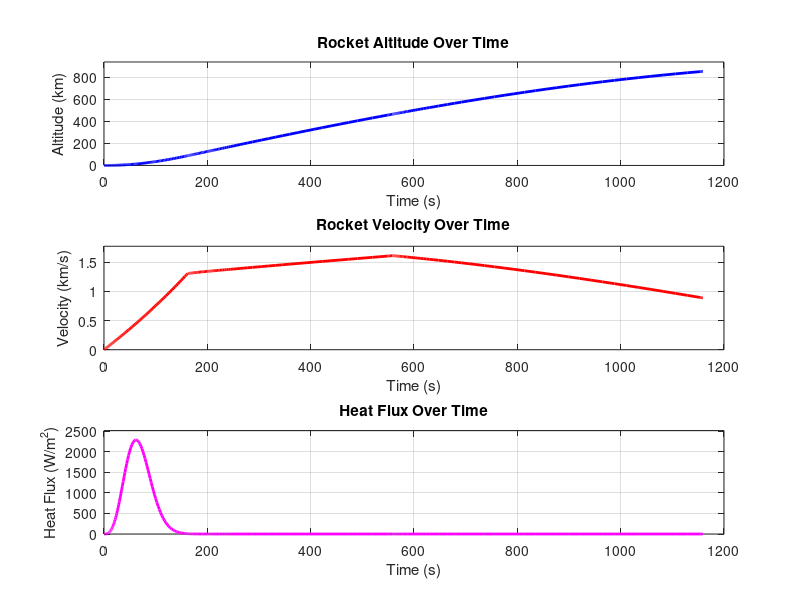

Recreate this plot in MATLAB.
% Two-Stage Rocket Ascent Simulation with Gravity Turn and Heat Flux
% Simulating Falcon 9's Ascent to Low Earth Orbit (LEO)
% Author: [Your Name]
% Date: [Today's Date]

clear; clc; close all;

%% 1. Constants and Parameters

% Earth Parameters
Re = 6371000; % Earth's radius (m)
mu = 3.986004418e14; % Earth's gravitational parameter (m^3/s^2)
g0 = 9.80665; % Sea-level gravitational acceleration (m/s^2)

% Atmospheric Model Parameters
rho0 = 1.225; % Sea-level atmospheric density (kg/m^3)
H_atm = 8500; % Scale height of atmosphere (m)

% Rocket Parameters
% Stage 1 Parameters
stage1.thrust = 7.607e6; % Thrust (N) [Equivalent to Falcon 9 first stage]
stage1.Isp = 282; % Specific Impulse (s) [Typical Merlin 1D sea level]
stage1.mass_dry = 50000; % Dry mass (kg)
stage1.mass_fuel = 830000; % Fuel mass (kg) [Adjusted for sufficient delta-V]
stage1.burn_time = 162; % Burn time (s)

% Stage 2 Parameters
stage2.thrust = 1.000e6; % Thrust (N) [Approximate Merlin Vacuum]
stage2.Isp = 348; % Specific Impulse (s) [Typical Merlin 1D vacuum]
stage2.mass_dry = 12000; % Dry mass (kg)
stage2.mass_fuel = 219420; % Fuel mass (kg) [Adjusted for sufficient delta-V]
stage2.burn_time = 397; % Burn time (s)

% Combined Parameters
stages = {stage1, stage2}; % Cell array to hold stages

% Rocket Cross-Sectional Area and Drag Coefficient
A = 10; % Cross-sectional area (m^2) [Adjust as per rocket design]
Cd = 0.5; % Drag coefficient (dimensionless)

% Gravity Turn Parameters
% Initial Flight Path Angle (degrees)
initial_theta = 90; % Vertical launch

% Final Flight Path Angle (degrees)
final_theta = 0; % Horizontal launch for orbital insertion

% Time over which to perform the gravity turn (seconds)
gravity_turn_time = 200; % Duration of gravity turn

%% 2. Initial Conditions

% Initial State Vector: [x, y, vx, vy, mass]
% x: Horizontal position (m)
% y: Vertical position (m)
% vx: Horizontal velocity (m/s)
% vy: Vertical velocity (m/s)
% mass: Current mass (kg)

initial_mass = stages{1}.mass_dry + stages{1}.mass_fuel + stages{2}.mass_dry + stages{2}.mass_fuel;
initial_state = [0; 0; 0; 0; initial_mass]; % Starting at rest on the ground

%% 3. Simulation Time

t_start = 0;
t_end = stages{1}.burn_time + stages{2}.burn_time + 600; % Extended extra time after burns for orbital stability
t_span = [t_start t_end];

%% 4. Define the ODE System

% Define the ODE function with stage handling and gravity turn
function dstate_dt = rocket_ascent_ode(t, state, stages, A, Cd, rho0, H_atm, mu, Re, g0, initial_theta, final_theta, gravity_turn_time)
    % Unpack state
    x = state(1); % Horizontal position (m)
    y = state(2); % Vertical position (m)
    vx = state(3); % Horizontal velocity (m/s)
    vy = state(4); % Vertical velocity (m/s)
    mass = state(5); % Current mass (kg)
    
    % Calculate radial distance from Earth's center
    r = Re + y;
    
    % Determine current stage based on time
    if t <= stages{1}.burn_time
        current_stage = stages{1};
        stage_number = 1;
    elseif t <= (stages{1}.burn_time + stages{2}.burn_time)
        current_stage = stages{2};
        stage_number = 2;
    else
        current_stage = [];
        stage_number = 0;
    end
    
    % Calculate flight path angle (theta) for gravity turn
    if t <= gravity_turn_time
        theta = initial_theta - (initial_theta - final_theta) * (t / gravity_turn_time);
    else
        theta = final_theta;
    end
    theta_rad = deg2rad(theta); % Convert to radians
    
    % Calculate Thrust Components
    if ~isempty(current_stage)
        Fthrust = current_stage.thrust;
        Isp = current_stage.Isp;
        mdot = Fthrust / (Isp * g0); % Mass flow rate (kg/s)
        
        % Ensure we do not burn more fuel than available
        if mass <= (stages{1}.mass_dry + stages{2}.mass_dry)
            Fthrust = 0;
            mdot = 0;
        end
    else
        Fthrust = 0;
        mdot = 0;
    end
    
    % Update mass
    dm_dt = -mdot;
    if mass <= (stages{1}.mass_dry + stages{2}.mass_dry)
        dm_dt = 0;
    end
    
    % Atmospheric Density
    if y < 0
        rho = rho0; % Below ground level
    else
        rho = rho0 * exp(-y / H_atm);
    end
    
    % Calculate Velocity Magnitude
    v = sqrt(vx^2 + vy^2);
    
    % Calculate Drag Force
    Fd = 0.5 * rho * v^2 * Cd * A;
    
    % Components of Drag Force
    if v > 0
        Fdx = Fd * (vx / v);
        Fdy = Fd * (vy / v);
    else
        Fdx = 0;
        Fdy = 0;
    end
    
    % Gravitational Acceleration Components
    g = mu / (r)^2; % Gravitational acceleration magnitude (m/s^2)
    g_x = -mu * x / (r^3); % Gravitational acceleration component in x-direction
    g_y = -mu * y / (r^3); % Gravitational acceleration component in y-direction
    
    % Net Forces
    Fnet_x = Fthrust * cos(theta_rad) - Fdx + mass * g_x;
    Fnet_y = Fthrust * sin(theta_rad) - Fdy + mass * g_y;
    
    % Accelerations
    ax = Fnet_x / mass;
    ay = Fnet_y / mass;
    
    % Assign to output
    dx_dt = vx;
    dy_dt = vy;
    dvx_dt = ax;
    dvy_dt = ay;
    dmass_dt = dm_dt;
    
    dstate_dt = [dx_dt; dy_dt; dvx_dt; dvy_dt; dmass_dt];
end

%% 5. Run Simulation Using ode45

% Define the ODE function handle
ode_fun = @(t, y) rocket_ascent_ode(t, y, stages, A, Cd, rho0, H_atm, mu, Re, g0, initial_theta, final_theta, gravity_turn_time);

% Run the ODE solver with tighter tolerances for accuracy
options = odeset('RelTol',1e-8,'AbsTol',1e-10);
[t_sol, state_sol] = ode45(ode_fun, t_span, initial_state, options);

%% 6. Calculate Heat Flux Post-Simulation

% Extract Trajectory Data
x = state_sol(:,1); % Horizontal position (m)
y = state_sol(:,2); % Vertical position (m)
vx = state_sol(:,3); % Horizontal velocity (m/s)
vy = state_sol(:,4); % Vertical velocity (m/s)
mass = state_sol(:,5); % Mass (kg)

% Calculate Velocity Magnitude
v_mag = sqrt(vx.^2 + vy.^2);

% Calculate Heat Flux
k = 1e-4; % Proportionality constant for heat flux
rho = rho0 * exp(-y / H_atm); % Atmospheric density at each altitude
heat_flux = k .* rho .* v_mag.^3; % Heat flux (W/m^2)

%% 7. Determine Maximum Altitude and Velocity

max_altitude = max(y);
max_velocity = max(v_mag);

% LEO Criteria
LEO_altitude_min = 160000; % 160 km
LEO_velocity_required = 7800; % 7.8 km/s

% Check if LEO Criteria are Met
if (max_altitude >= LEO_altitude_min) && (max_velocity >= LEO_velocity_required)
    LEO_status = 'LEO Achievement Criteria Met!';
else
    LEO_status = 'LEO Achievement Criteria Not Met.';
end

% Display Results
fprintf('Maximum Altitude Achieved: %.2f km\n', max_altitude / 1000);
fprintf('Maximum Velocity Achieved: %.2f km/s\n', max_velocity / 1000);
disp(LEO_status);

%% 8. Visualization

% Ensure that y and heat_flux are non-empty and have valid values
if isempty(y) || isempty(heat_flux) || isempty(v_mag)
    error('Simulation data arrays are empty. Please check the ODE integration.');
end

% Ensure that max(y), max(v_mag), and max(heat_flux) are finite and positive
if ~isfinite(max(y)) || max(y) <= 0
    error('Invalid maximum altitude value. Ensure that altitude data is correct.');
end

if ~isfinite(max(v_mag)) || max(v_mag) <= 0
    error('Invalid maximum velocity value. Ensure that velocity data is correct.');
end

if ~isfinite(max(heat_flux)) || max(heat_flux) < 0
    error('Invalid maximum heat flux value. Ensure that heat flux data is correct.');
end

% Plot Altitude vs. Time
figure;
subplot(3,1,1);
plot(t_sol, y / 1000, 'b', 'LineWidth', 2);
xlabel('Time (s)');
ylabel('Altitude (km)');
title('Rocket Altitude Over Time');
grid on;
ylim([0, max(y)/1000 * 1.1]);

% Plot Velocity vs. Time
subplot(3,1,2);
plot(t_sol, v_mag / 1000, 'r', 'LineWidth', 2);
xlabel('Time (s)');
ylabel('Velocity (km/s)');
title('Rocket Velocity Over Time');
grid on;
ylim([0, max(v_mag)/1000 * 1.1]);

% Plot Heat Flux vs. Time
subplot(3,1,3);
plot(t_sol, heat_flux, 'm', 'LineWidth', 2);
xlabel('Time (s)');
ylabel('Heat Flux (W/m^2)');
title('Heat Flux Over Time');
grid on;
ylim([0, max(heat_flux)*1.1]);
